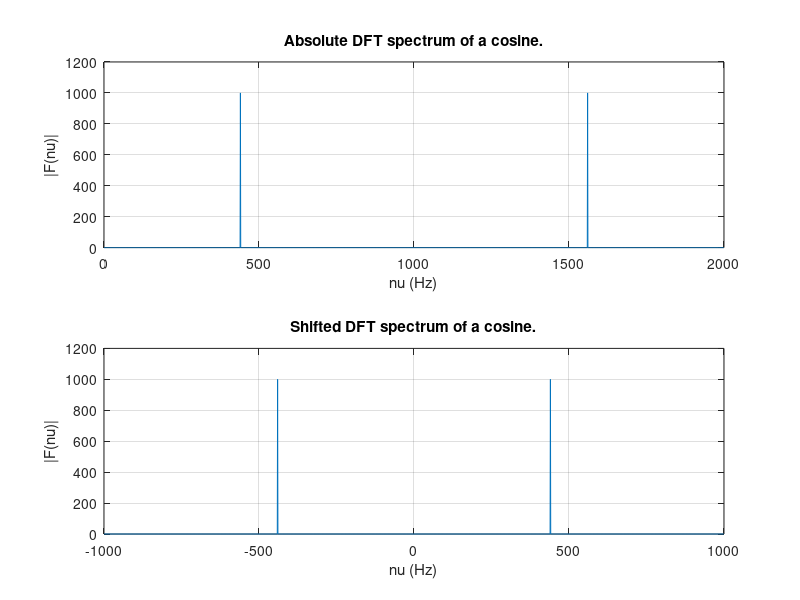

This chart was generated by the following MATLAB code:
%Excersize 7-11: The DFT of a cosine

%%Parameters
nu_0 = 440;
nu_s = 2000;
Dt = 1;

T_s = 1/nu_s; %Sampling period
Ns = nu_s * Dt; %Number of samples
t = (0:Ns - 1) * T_s; %Time array containing N times

%DFT of a cosine
f = cos(2 * pi * t * nu_0); %Sample frequency
F = fft(f);
nu = (0:Ns-1) * (nu_s / Ns); %Frequency values corresponding to F

%Plot of |F|
figure(1);
subplot(2,1,1) %Used to show both the absolute |F| and the following shifted F on the same figure window

plot(nu, abs(F));
xlabel('nu (Hz)');
ylabel('|F(nu)|');
title("Absolute DFT spectrum of a cosine.");
grid on;

%Shifted Frequency DFT
F_shifted = fftshift(F);
nu_shifted = (-Ns/2: Ns/2 - 1) * (nu_s/Ns); %Frequency values running from -half of nu to half of nu - 1
%-1 necessary due to 0 being a value, keeping the total amount of N in nu

%Plot of shifted F
subplot(2,1,2)

plot(nu_shifted, abs(F_shifted));
xlabel('nu (Hz)');
ylabel('|F(nu)|');
title("Shifted DFT spectrum of a cosine.")
grid on;
